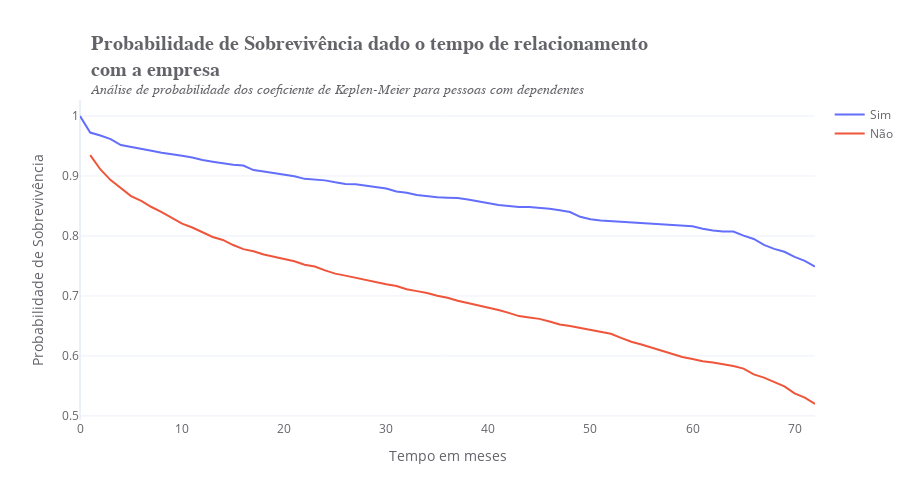

Notebook cell for this chart:
### Markdown cell above
A probabilidade de sobrevivência para pessoas que possuem parceiros é maior do
que para pessoas que não possuem parceiros. A diferença é de aproximadamente
20% durante boa parte do período.

Com 95% de confiança, podemos dizer que as curvas de churn para os grupos de
parceiros são significativamente diferentes.

### Code cell
# Filtrando os dados de pessoas com dependentes
data_dependents = data.query("Dependents == 'Yes'")

# Aplicando o teste
tempo_dependents, probabilidade_dependents = kaplan_meier_estimator(data_dependents['Churn'], data_dependents['tenure'])

# Filtrando os dados de pessoas sem dependentes
data_not_dependents = data.query("Dependents == 'No'")

# Aplicando o teste
tempo_not_dependents, probabilidade_not_dependents = kaplan_meier_estimator(data_not_dependents['Churn'], data_not_dependents['tenure'])

# Plotando o gráfico
fig = go.Figure(data=[go.Scatter(x=tempo_dependents, y=probabilidade_dependents, name='Sim'),
                      go.Scatter(x=tempo_not_dependents, y=probabilidade_not_dependents, name='Não')])


# Atualizando o layout da figure
fig.update_layout(
    title='<b>Probabilidade de Sobrevivência dado o tempo de relacionamento<br>com a empresa</b><br><sup><i>Análise de probabilidade dos coeficiente de Keplen-Meier para pessoas com dependentes</i></sup>',
    title_font=dict(size=20, family="Arial"),
    font_color='#646369',
    template='plotly_white',
    yaxis=dict(showticklabels=True, showgrid=True, title='Probabilidade de Sobrevivência'),
    xaxis=dict(showgrid=False, title='Tempo em meses'),
    title_x=0.1,
    width=910,
    height=500,
    showlegend=True
)

### Figure 1 — Plotly figure (JSON) as saved in the notebook; plotly's stock layout.template omitted (floating-point values rounded to 4 significant figures)
{"data": [{"name": "Sim", "type": "scatter", "x": [0, 1, 2, 3, 4, 5, 6, 7, 8, 9, 10, 11, 12, 13, 14, 15, 16, 17, 18, 19, 20, 21, 22, 23, 24, 25, 26, 27, 28, 29, 30, 31, 32, 33, 34, 35, 36, 37, 38, 39, 40, 41, 42, 43, 44, 45, 46, 47, 48, 49, 50, 51, 52, 53, 54, 55, 56, 57, 58, 59, 60, 61, 62, 63, 64, 65, 66, 67, 68, 69, 70, 71, 72], "y": [1, 0.9724, 0.9675, 0.9616, 0.9517, 0.9481, 0.9451, 0.942, 0.9389, 0.9357, 0.9336, 0.9309, 0.9265, 0.9237, 0.9209, 0.9186, 0.9174, 0.9098, 0.9074, 0.905, 0.9026, 0.8995, 0.8952, 0.8933, 0.8927, 0.8894, 0.8867, 0.8861, 0.8833, 0.8813, 0.8792, 0.8742, 0.872, 0.8684, 0.8662, 0.8646, 0.8639, 0.8631, 0.8607, 0.8575, 0.855, 0.8517, 0.85, 0.8482, 0.8482, 0.8473, 0.8455, 0.8427, 0.8398, 0.8319, 0.8279, 0.8259, 0.8248, 0.8237, 0.8226, 0.8214, 0.8202, 0.819, 0.8177, 0.8177, 0.8163, 0.8121, 0.8091, 0.8075, 0.8075, 0.8005, 0.795, 0.785, 0.7785, 0.7736, 0.7651, 0.7584, 0.749]}, {"name": "Não", "type": "scatter", "x": [1, 2, 3, 4, 5, 6, 7, 8, 9, 10, 11, 12, 13, 14, 15, 16, 17, 18, 19, 20, 21, 22, 23, 24, 25, 26, 27, 28, 29, 30, 31, 32, 33, 34, 35, 36, 37, 38, 39, 40, 41, 42, 43, 44, 45, 46, 47, 48, 49, 50, 51, 52, 53, 54, 55, 56, 57, 58, 59, 60, 61, 62, 63, 64, 65, 66, 67, 68, 69, 70, 71, 72], "y": [0.9347, 0.9109, 0.8931, 0.8792, 0.8664, 0.8587, 0.8483, 0.8398, 0.8303, 0.8204, 0.8141, 0.8066, 0.7983, 0.7934, 0.7848, 0.778, 0.7746, 0.7692, 0.765, 0.7611, 0.7577, 0.752, 0.7491, 0.7426, 0.7372, 0.7339, 0.7301, 0.7276, 0.7237, 0.7195, 0.7165, 0.7111, 0.708, 0.7049, 0.7003, 0.697, 0.6919, 0.6881, 0.6843, 0.6805, 0.6766, 0.6717, 0.6664, 0.6639, 0.6618, 0.6574, 0.6525, 0.6498, 0.6465, 0.6436, 0.6406, 0.637, 0.6302, 0.6236, 0.6191, 0.6139, 0.6097, 0.6034, 0.5982, 0.5948, 0.5913, 0.589, 0.5867, 0.5833, 0.5788, 0.5691, 0.5639, 0.5569, 0.5492, 0.5375, 0.5305, 0.5198]}], "layout": {"font": {"color": "#646369"}, "height": 500, "showlegend": true, "title": {"font": {"family": "Arial", "size": 20}, "text": "<b>Probabilidade de Sobrevivência dado o tempo de relacionamento<br>com a empresa</b><br><sup><i>Análise de probabilidade dos coeficiente de Keplen-Meier para pessoas com dependentes</i></sup>", "x": 0.1}, "width": 910, "xaxis": {"showgrid": false, "title": {"text": "Tempo em meses"}}, "yaxis": {"showgrid": true, "showticklabels": true, "title": {"text": "Probabilidade de Sobrevivência"}}}}
